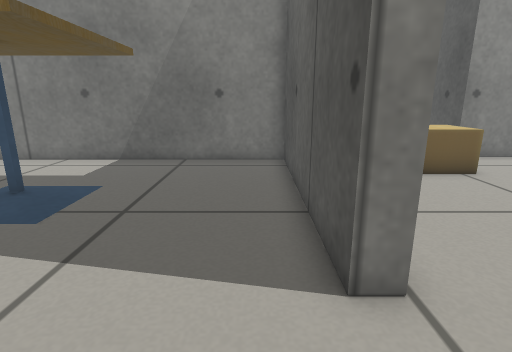
View 1 (above)

18 first-person views from a walk through a Gazebo world. The camera is 0.49 m above the floor, tilts 14° down and sees 80° across. The floor is counted in squares, 0.2 m on a side. Each view is taken from the middle of a square. On the plan, view 1 faces up. The plan holds only what a view shows up to about 19 squares ahead; the rest is blank.

View 2
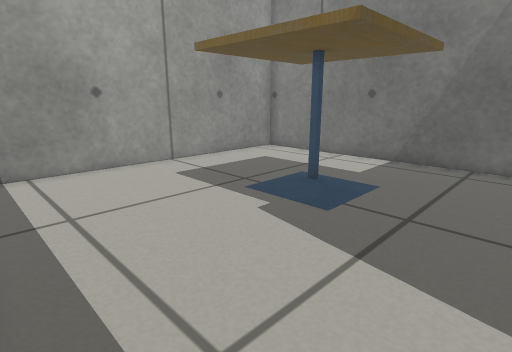

View 3
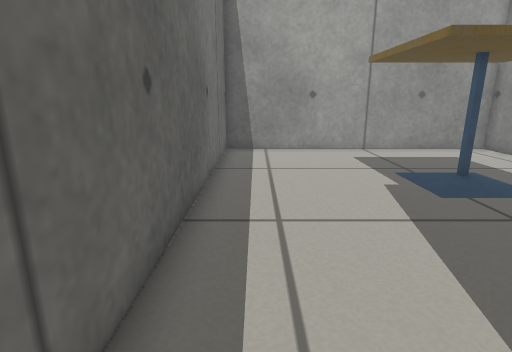

View 4
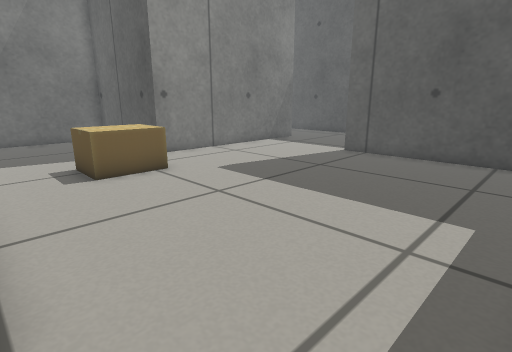

View 5
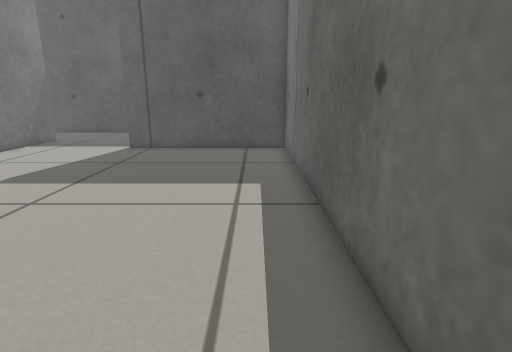

View 6
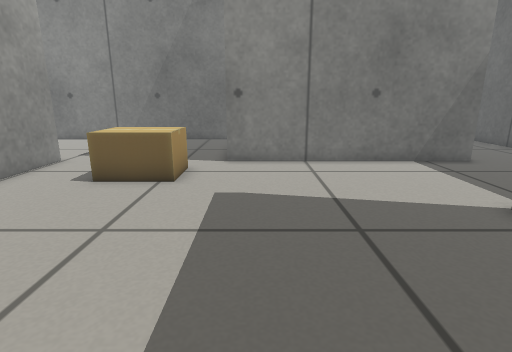

View 7
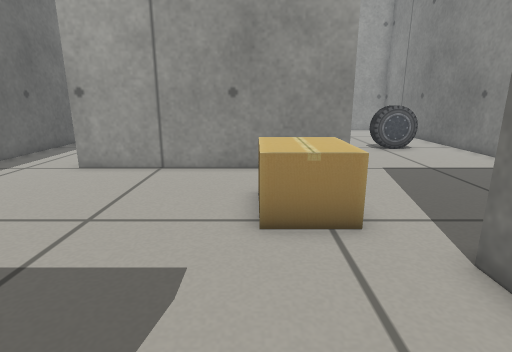

View 8
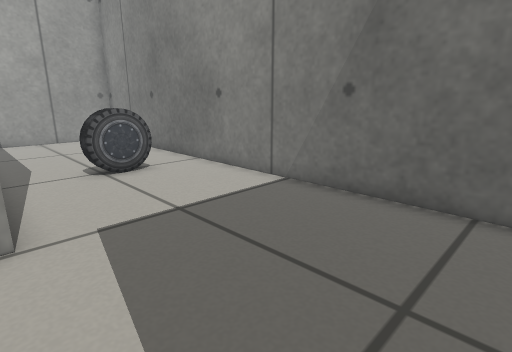

View 9
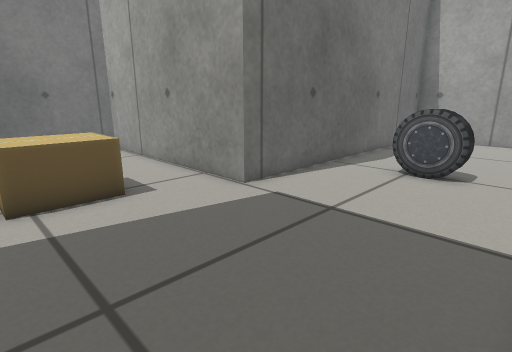

View 10
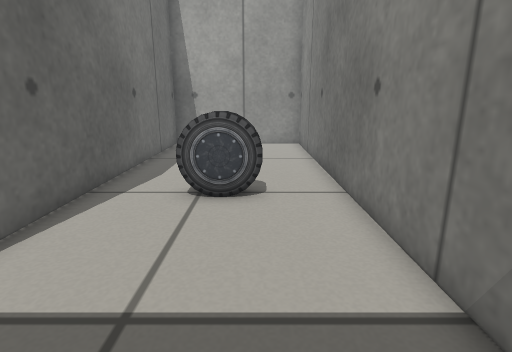

View 11
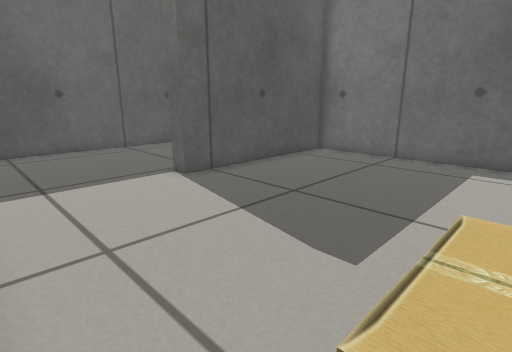

View 12
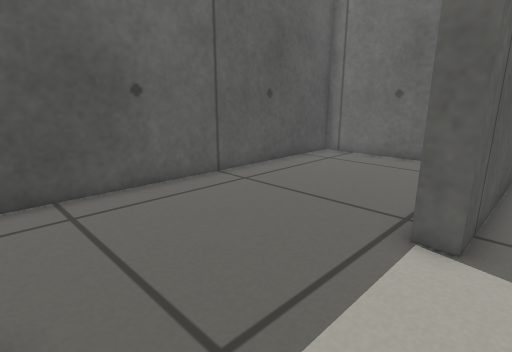

View 13
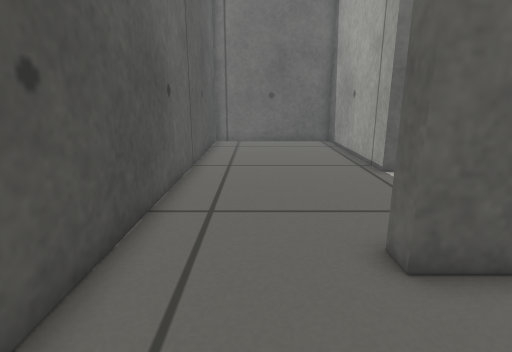

View 14
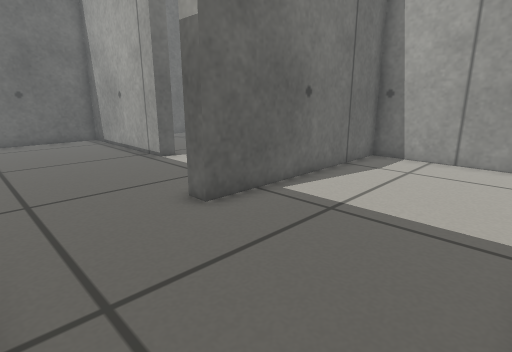

View 15
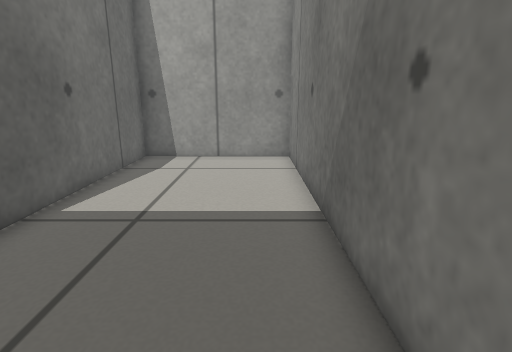

View 16
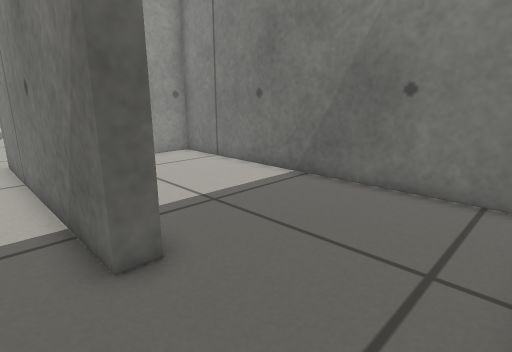

View 17
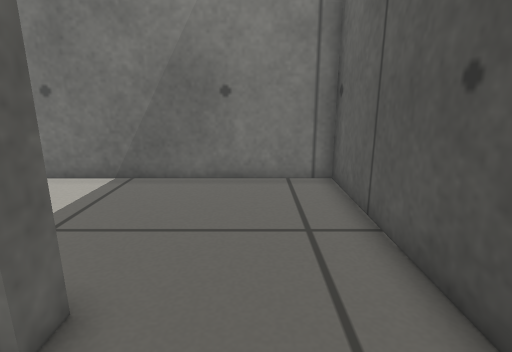

View 18
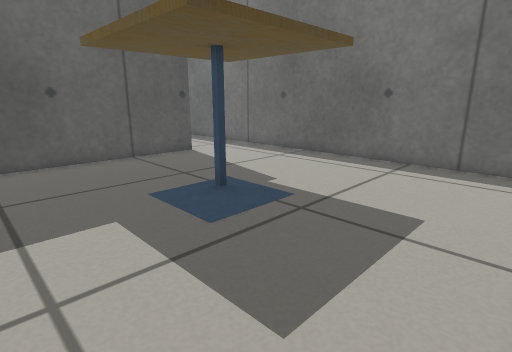

### Floor plan
Ten units are one square. View 1 is at (0, 0); x grows to the right and y downward. Boxes are objects, and circles mark ways between rooms. Rooms are numbered by the first view taken in them; rooms with no view inside come last. Other rooms are left out.
<svg viewBox="-131 -210 370 220">
<path fill="none" stroke="#000" d="M12 -34 12 -127 -126 -127 -126 5 6 5M156 -133 88 -133 88 -205 -126 -205 -126 -134 19 -134 19 -34 12 -34M6 5 158 5 158 -76M234 -135 234 -205 96 -205 96 -141 188 -141 188 -133M158 -76 166 -76 166 5 234 5 234 -135M188 -133 156 -133"/>
<rect x="-85" y="-95" width="50" height="50" fill="#bbb"><title>cafe table</title></rect>
<rect x="-35" y="-185" width="10" height="30" fill="#bbb"><title>car</title></rect>
<rect x="45" y="-125" width="30" height="30" fill="#bbb"><title>cardboard box</title></rect>
<circle cx="15" cy="-15" r="3" fill="#2a7"/>
<circle cx="160" cy="-105" r="3" fill="#2a7"/>
<circle cx="210" cy="-140" r="3" fill="#2a7"/>
<text x="-60" y="-60">1</text>
<text x="40" y="-110">2</text>
<text x="170" y="-170">3</text>
<text x="200" y="-70">4</text>
</svg>
Room 1 opens to room 2. Room 2 opens to room 4. Room 3 opens to room 4.

Where each view was taken, in squares from view 1:
view 1: 0 up, 0 right, facing up
view 2: 0 up, 1 left, facing up-left
view 3: 1 up, 3 right, facing left
view 4: 0 up, 2 right, facing up-right
view 5: 1 up, 0 right, facing right
view 6: 1 up, 10 right, facing up
view 7: 10 up, 13 right, facing left
view 8: 13 up, 8 right, facing up-left
view 9: 20 up, 8 right, facing down-left
view 10: 18 up, 5 right, facing left
view 11: 13 up, 7 right, facing down-right
view 12: 13 up, 15 right, facing down-right
view 13: 18 up, 21 right, facing down
view 14: 20 up, 23 right, facing down-left
view 15: 19 up, 23 right, facing left
view 16: 12 up, 23 right, facing up-left
view 17: 11 up, 21 right, facing up
view 18: 12 up, 12 left, facing down-right
